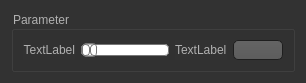
<?xml version="1.0" encoding="UTF-8"?>
<ui version="4.0">
 <class>ParamBlock</class>
 <widget class="QWidget" name="ParamBlock">
  <property name="geometry">
   <rect>
    <x>0</x>
    <y>0</y>
    <width>306</width>
    <height>82</height>
   </rect>
  </property>
  <property name="sizePolicy">
   <sizepolicy hsizetype="Preferred" vsizetype="Preferred">
    <horstretch>0</horstretch>
    <verstretch>0</verstretch>
   </sizepolicy>
  </property>
  <property name="windowTitle">
   <string>Form</string>
  </property>
  <property name="styleSheet">
   <string notr="true">QToolTip
{
     border: 1px solid black;
     background-color: #ffa02f;
     padding: 1px;
     border-radius: 3px;
     opacity: 100;
}

QWidget
{
    color: #b1b1b1;
    background-color: #323232;
}

QWidget:item:hover
{
    background-color: QLinearGradient( x1: 0, y1: 0, x2: 0, y2: 1, stop: 0 #ffa02f, stop: 1#d7801a);
    color: #000000;
}

QWidget:item:selected
{
    background-color: QLinearGradient( x1: 0, y1: 0, x2: 0, y2: 1, stop: 0 #ffa02f, stop: 1 #d7801a);
}

QMenuBar::item
{
    background: transparent;
}

QMenuBar::item:selected
{
    background: transparent;
    border: 1px solid #ffaa00;
}

QMenuBar::item:pressed
{
    background: #444;
    border: 1px solid #000;
    background-color: QLinearGradient(
        x1:0, y1:0,
        x2:0, y2:1,
        stop:1 #212121,
        stop:0.4 #343434/*,
        stop:0.2 #343434,
        stop:0.1 #ffaa00*/
    );
    margin-bottom:-1px;
    padding-bottom:1px;
}

QMenu
{
    border: 1px solid #000;
}

QMenu::item
{
    padding: 2px 20px 2px 20px;
}

QMenu::item:selected
{
    color: #000000;
}

QWidget:disabled
{
    color: #404040;
    background-color: #323232;
}

QAbstractItemView
{
    background-color: QLinearGradient( x1: 0, y1: 0, x2: 0, y2: 1, stop: 0 #4d4d4d, stop: 0.1 #646464, stop: 1 #5d5d5d);
}

QWidget:focus
{
    /*border: 2px solid QLinearGradient( x1: 0, y1: 0, x2: 0, y2: 1, stop: 0 #ffa02f, stop: 1 #d7801a);*/
}

QLineEdit
{
    background-color: QLinearGradient( x1: 0, y1: 0, x2: 0, y2: 1, stop: 0 #4d4d4d, stop: 0 #646464, stop: 1 #5d5d5d);
    padding: 1px;
    border-style: solid;
    border: 1px solid #1e1e1e;
    border-radius: 5;
}

QPushButton
{
    color: #b1b1b1;
    background-color: QLinearGradient( x1: 0, y1: 0, x2: 0, y2: 1, stop: 0 #565656, stop: 0.1 #525252, stop: 0.5 #4e4e4e, stop: 0.9 #4a4a4a, stop: 1 #464646);
    border-width: 1px;
    border-color: #1e1e1e;
    border-style: solid;
    border-radius: 6;
    padding: 3px;
    font-size: 12px;
    padding-left: 5px;
    padding-right: 5px;
}

QPushButton:pressed
{
    background-color: QLinearGradient( x1: 0, y1: 0, x2: 0, y2: 1, stop: 0 #2d2d2d, stop: 0.1 #2b2b2b, stop: 0.5 #292929, stop: 0.9 #282828, stop: 1 #252525);
}

QComboBox
{
    selection-background-color: #ffaa00;
    background-color: QLinearGradient( x1: 0, y1: 0, x2: 0, y2: 1, stop: 0 #565656, stop: 0.1 #525252, stop: 0.5 #4e4e4e, stop: 0.9 #4a4a4a, stop: 1 #464646);
    border-style: solid;
    border: 1px solid #1e1e1e;
    border-radius: 5;
}

QComboBox:hover,QPushButton:hover
{
    border: 2px solid QLinearGradient( x1: 0, y1: 0, x2: 0, y2: 1, stop: 0 #ffa02f, stop: 1 #d7801a);
}


QComboBox:on
{
    padding-top: 3px;
    padding-left: 4px;
    background-color: QLinearGradient( x1: 0, y1: 0, x2: 0, y2: 1, stop: 0 #2d2d2d, stop: 0.1 #2b2b2b, stop: 0.5 #292929, stop: 0.9 #282828, stop: 1 #252525);
    selection-background-color: #ffaa00;
}

QComboBox QAbstractItemView
{
    border: 2px solid darkgray;
    selection-background-color: QLinearGradient( x1: 0, y1: 0, x2: 0, y2: 1, stop: 0 #ffa02f, stop: 1 #d7801a);
}

QComboBox::drop-down
{
     subcontrol-origin: padding;
     subcontrol-position: top right;
     width: 15px;

     border-left-width: 0px;
     border-left-color: darkgray;
     border-left-style: solid; /* just a single line */
     border-top-right-radius: 3px; /* same radius as the QComboBox */
     border-bottom-right-radius: 3px;
 }

QComboBox::down-arrow
{
    image: url(:/down_arrow.png);
}


QGroupBox:focus
{
border: 2px solid QLinearGradient( x1: 0, y1: 0, x2: 0, y2: 1, stop: 0 #ffa02f, stop: 1 #d7801a);
}

QTextEdit:focus
{
    border: 2px solid QLinearGradient( x1: 0, y1: 0, x2: 0, y2: 1, stop: 0 #ffa02f, stop: 1 #d7801a);
}

QScrollBar:horizontal {
     border: 1px solid #222222;
     background: QLinearGradient( x1: 0, y1: 0, x2: 0, y2: 1, stop: 0.0 #121212, stop: 0.2 #282828, stop: 1 #484848);
     height: 7px;
     margin: 0px 16px 0 16px;
}

QScrollBar::handle:horizontal
{
      background: QLinearGradient( x1: 0, y1: 0, x2: 1, y2: 0, stop: 0 #ffa02f, stop: 0.5 #d7801a, stop: 1 #ffa02f);
      min-height: 20px;
      border-radius: 2px;
}

QScrollBar::add-line:horizontal {
      border: 1px solid #1b1b19;
      border-radius: 2px;
      background: QLinearGradient( x1: 0, y1: 0, x2: 1, y2: 0, stop: 0 #ffa02f, stop: 1 #d7801a);
      width: 14px;
      subcontrol-position: right;
      subcontrol-origin: margin;
}

QScrollBar::sub-line:horizontal {
      border: 1px solid #1b1b19;
      border-radius: 2px;
      background: QLinearGradient( x1: 0, y1: 0, x2: 1, y2: 0, stop: 0 #ffa02f, stop: 1 #d7801a);
      width: 14px;
     subcontrol-position: left;
     subcontrol-origin: margin;
}

QScrollBar::right-arrow:horizontal, QScrollBar::left-arrow:horizontal
{
      border: 1px solid black;
      width: 1px;
      height: 1px;
      background: white;
}

QScrollBar::add-page:horizontal, QScrollBar::sub-page:horizontal
{
      background: none;
}

QScrollBar:vertical
{
      background: QLinearGradient( x1: 0, y1: 0, x2: 1, y2: 0, stop: 0.0 #121212, stop: 0.2 #282828, stop: 1 #484848);
      width: 7px;
      margin: 16px 0 16px 0;
      border: 1px solid #222222;
}

QScrollBar::handle:vertical
{
      background: QLinearGradient( x1: 0, y1: 0, x2: 0, y2: 1, stop: 0 #ffa02f, stop: 0.5 #d7801a, stop: 1 #ffa02f);
      min-height: 20px;
      border-radius: 2px;
}

QScrollBar::add-line:vertical
{
      border: 1px solid #1b1b19;
      border-radius: 2px;
      background: QLinearGradient( x1: 0, y1: 0, x2: 0, y2: 1, stop: 0 #ffa02f, stop: 1 #d7801a);
      height: 14px;
      subcontrol-position: bottom;
      subcontrol-origin: margin;
}

QScrollBar::sub-line:vertical
{
      border: 1px solid #1b1b19;
      border-radius: 2px;
      background: QLinearGradient( x1: 0, y1: 0, x2: 0, y2: 1, stop: 0 #d7801a, stop: 1 #ffa02f);
      height: 14px;
      subcontrol-position: top;
      subcontrol-origin: margin;
}

QScrollBar::up-arrow:vertical, QScrollBar::down-arrow:vertical
{
      border: 1px solid black;
      width: 1px;
      height: 1px;
      background: white;
}


QScrollBar::add-page:vertical, QScrollBar::sub-page:vertical
{
      background: none;
}

QTextEdit
{
    background-color: #242424;
}

QPlainTextEdit
{
    background-color: #242424;
}

QHeaderView::section
{
    background-color: QLinearGradient(x1:0, y1:0, x2:0, y2:1, stop:0 #616161, stop: 0.5 #505050, stop: 0.6 #434343, stop:1 #656565);
    color: white;
    padding-left: 4px;
    border: 1px solid #6c6c6c;
}

QCheckBox:disabled
{
color: #414141;
}

QDockWidget::title
{
    text-align: center;
    spacing: 3px; /* spacing between items in the tool bar */
    background-color: QLinearGradient(x1:0, y1:0, x2:0, y2:1, stop:0 #323232, stop: 0.5 #242424, stop:1 #323232);
}

QDockWidget::close-button, QDockWidget::float-button
{
    text-align: center;
    spacing: 1px; /* spacing between items in the tool bar */
    background-color: QLinearGradient(x1:0, y1:0, x2:0, y2:1, stop:0 #323232, stop: 0.5 #242424, stop:1 #323232);
}

QDockWidget::close-button:hover, QDockWidget::float-button:hover
{
    background: #242424;
}

QDockWidget::close-button:pressed, QDockWidget::float-button:pressed
{
    padding: 1px -1px -1px 1px;
}

QMainWindow::separator
{
    background-color: QLinearGradient(x1:0, y1:0, x2:0, y2:1, stop:0 #161616, stop: 0.5 #151515, stop: 0.6 #212121, stop:1 #343434);
    color: white;
    padding-left: 4px;
    border: 1px solid #4c4c4c;
    spacing: 3px; /* spacing between items in the tool bar */
}

QMainWindow::separator:hover
{

    background-color: QLinearGradient(x1:0, y1:0, x2:0, y2:1, stop:0 #d7801a, stop:0.5 #b56c17 stop:1 #ffa02f);
    color: white;
    padding-left: 4px;
    border: 1px solid #6c6c6c;
    spacing: 3px; /* spacing between items in the tool bar */
}

QToolBar::handle
{
     spacing: 3px; /* spacing between items in the tool bar */
    background: url(:/images/handle.png);
}

QMenu::separator
{
    height: 2px;
    background-color: QLinearGradient(x1:0, y1:0, x2:0, y2:1, stop:0 #161616, stop: 0.5 #151515, stop: 0.6 #212121, stop:1 #343434);
    color: white;
    padding-left: 4px;
    margin-left: 10px;
    margin-right: 5px;
}

QProgressBar
{
    border: 2px solid grey;
    border-radius: 5px;
    text-align: center;
}

QProgressBar::chunk
{
    background-color: #d7801a;
    width: 2.15px;
    margin: 0.5px;
}

QTabBar::tab {
    color: #b1b1b1;
    border: 1px solid #444;
    border-bottom-style: none;
    background-color: #323232;
    padding-left: 10px;
    padding-right: 10px;
    padding-top: 3px;
    padding-bottom: 2px;
    margin-right: -1px;
}

QTabWidget::pane {
    border: 1px solid #444;
    top: 1px;
}

QTabBar::tab:last
{
    margin-right: 0; /* the last selected tab has nothing to overlap with on the right */
    border-top-right-radius: 3px;
}

QTabBar::tab:first:!selected
{
 margin-left: 0px; /* the last selected tab has nothing to overlap with on the right */


    border-top-left-radius: 3px;
}

QTabBar::tab:!selected
{
    color: #b1b1b1;
    border-bottom-style: solid;
    margin-top: 3px;
    background-color: QLinearGradient(x1:0, y1:0, x2:0, y2:1, stop:1 #212121, stop:.4 #343434);
}

QTabBar::tab:selected
{
    border-top-left-radius: 3px;
    border-top-right-radius: 3px;
    margin-bottom: 0px;
}

QTabBar::tab:!selected:hover
{
    /*border-top: 2px solid #ffaa00;
    padding-bottom: 3px;*/
    border-top-left-radius: 3px;
    border-top-right-radius: 3px;
    background-color: QLinearGradient(x1:0, y1:0, x2:0, y2:1, stop:1 #212121, stop:0.4 #343434, stop:0.2 #343434, stop:0.1 #ffaa00);
}

QRadioButton::indicator:checked, QRadioButton::indicator:unchecked{
    color: #b1b1b1;
    background-color: #323232;
    border: 1px solid #b1b1b1;
    border-radius: 6px;
}

QRadioButton::indicator:checked
{
    background-color: qradialgradient(
        cx: 0.5, cy: 0.5,
        fx: 0.5, fy: 0.5,
        radius: 1.0,
        stop: 0.25 #ffaa00,
        stop: 0.3 #323232
    );
}

QCheckBox::indicator{
    color: #b1b1b1;
    background-color: #323232;
    border: 1px solid #b1b1b1;
    width: 9px;
    height: 9px;
}

QRadioButton::indicator
{
    border-radius: 6px;
}

QRadioButton::indicator:hover, QCheckBox::indicator:hover
{
    border: 1px solid #ffaa00;
}

QCheckBox::indicator:checked
{
   image:url(:/images/checkbox.png);
}


QCheckBox::indicator:disabled, QRadioButton::indicator:disabled
{
    border: 1px solid #444;
}

QSlider::groove:horizontal {
border: 1px solid #bbb;
background: white;
height: 10px;
border-radius: 4px;
}

QSlider::sub-page:horizontal {
background: qlineargradient(x1: 0, y1: 0,    x2: 0, y2: 1,
    stop: 0 #66e, stop: 1 #bbf);
background: qlineargradient(x1: 0, y1: 0.2, x2: 1, y2: 1,
    stop: 0 #ffbc6d, stop: 1 #d7801a);
border: 1px solid #777;
height: 10px;
border-radius: 4px;
}

QSlider::add-page:horizontal {
background: #fff;
border: 1px solid #777;
height: 10px;
border-radius: 4px;
}

QSlider::handle:horizontal {
background: qlineargradient(x1:0, y1:0, x2:1, y2:1,
    stop:0 #eee, stop:1 #ccc);
border: 1px solid #777;
width: 13px;
margin-top: -2px;
margin-bottom: -2px;
border-radius: 4px;
}

QSlider::handle:horizontal:hover {
background: qlineargradient(x1:0, y1:0, x2:1, y2:1,
    stop:0 #fff, stop:1 #ddd);
border: 1px solid #444;
border-radius: 4px;
}

QSlider::sub-page:horizontal:disabled {
background: #bbb;
border-color: #999;
}

QSlider::add-page:horizontal:disabled {
background: #eee;
border-color: #999;
}

QSlider::handle:horizontal:disabled {
background: #eee;
border: 1px solid #aaa;
border-radius: 4px;
}</string>
  </property>
  <layout class="QGridLayout" name="gridLayout">
   <item row="0" column="0">
    <widget class="QGroupBox" name="groupBox">
     <property name="sizePolicy">
      <sizepolicy hsizetype="Preferred" vsizetype="Preferred">
       <horstretch>0</horstretch>
       <verstretch>0</verstretch>
      </sizepolicy>
     </property>
     <property name="title">
      <string>Parameter</string>
     </property>
     <layout class="QHBoxLayout" name="horizontalLayout">
      <property name="sizeConstraint">
       <enum>QLayout::SetDefaultConstraint</enum>
      </property>
      <item>
       <widget class="QLabel" name="label">
        <property name="sizePolicy">
         <sizepolicy hsizetype="Preferred" vsizetype="Expanding">
          <horstretch>0</horstretch>
          <verstretch>0</verstretch>
         </sizepolicy>
        </property>
        <property name="text">
         <string>TextLabel</string>
        </property>
        <property name="alignment">
         <set>Qt::AlignRight|Qt::AlignTrailing|Qt::AlignVCenter</set>
        </property>
        <property name="wordWrap">
         <bool>true</bool>
        </property>
       </widget>
      </item>
      <item>
       <widget class="QSlider" name="horizontalSlider">
        <property name="sizePolicy">
         <sizepolicy hsizetype="Expanding" vsizetype="Expanding">
          <horstretch>0</horstretch>
          <verstretch>0</verstretch>
         </sizepolicy>
        </property>
        <property name="minimumSize">
         <size>
          <width>0</width>
          <height>0</height>
         </size>
        </property>
        <property name="orientation">
         <enum>Qt::Horizontal</enum>
        </property>
        <property name="invertedAppearance">
         <bool>false</bool>
        </property>
       </widget>
      </item>
      <item>
       <widget class="QLabel" name="label_2">
        <property name="sizePolicy">
         <sizepolicy hsizetype="Preferred" vsizetype="Expanding">
          <horstretch>0</horstretch>
          <verstretch>0</verstretch>
         </sizepolicy>
        </property>
        <property name="text">
         <string>TextLabel</string>
        </property>
        <property name="wordWrap">
         <bool>true</bool>
        </property>
       </widget>
      </item>
      <item>
       <widget class="QLineEdit" name="lineEdit">
        <property name="sizePolicy">
         <sizepolicy hsizetype="Expanding" vsizetype="Expanding">
          <horstretch>0</horstretch>
          <verstretch>0</verstretch>
         </sizepolicy>
        </property>
        <property name="minimumSize">
         <size>
          <width>0</width>
          <height>0</height>
         </size>
        </property>
        <property name="maximumSize">
         <size>
          <width>50</width>
          <height>16777215</height>
         </size>
        </property>
       </widget>
      </item>
     </layout>
    </widget>
   </item>
  </layout>
 </widget>
 <resources/>
 <connections/>
</ui>
